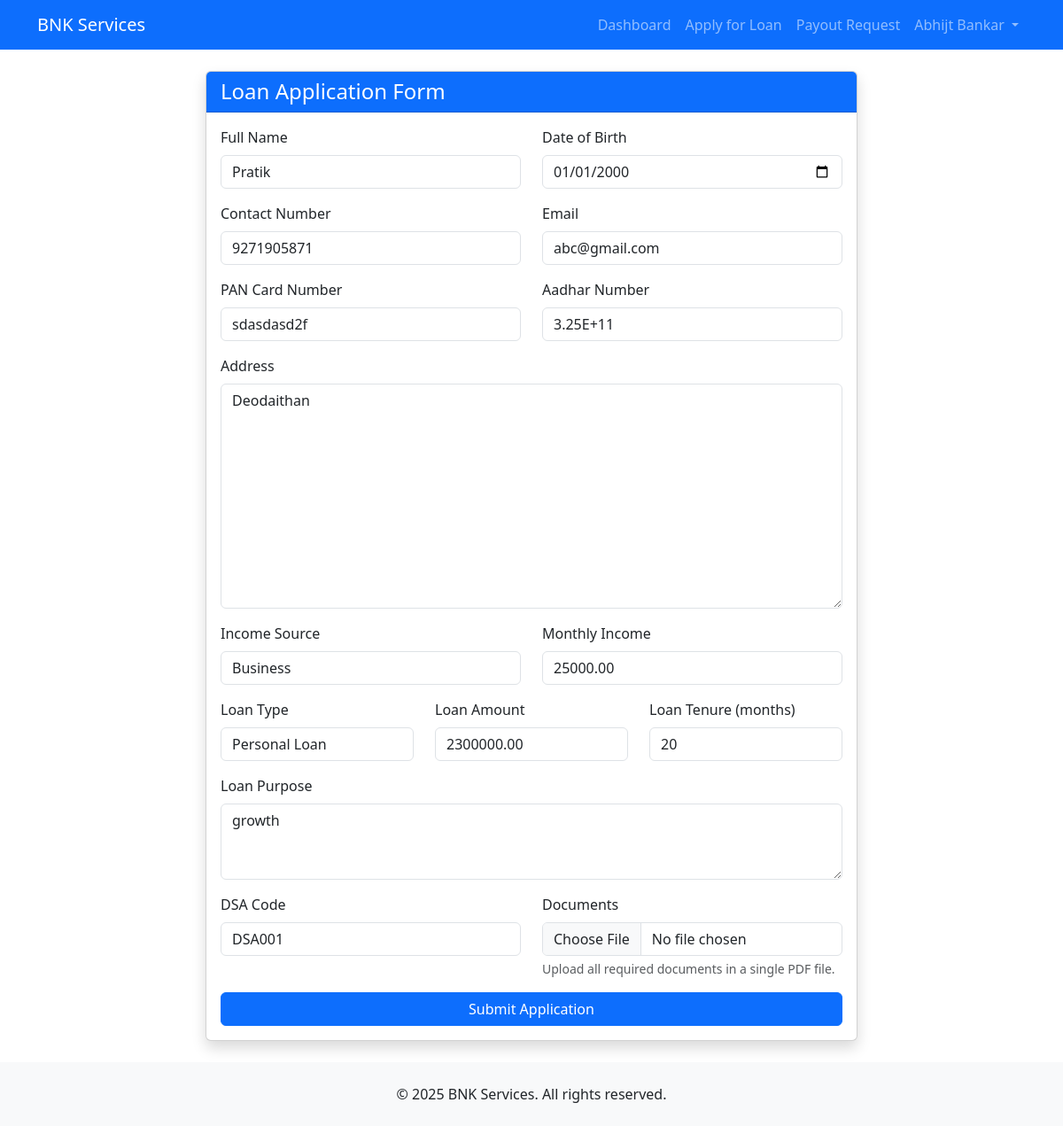
/loan-application/79c31756-b4a0-48fb-be19-95a9b567ded4/edit/ (signed in), run on an earlier commit of the app's database.
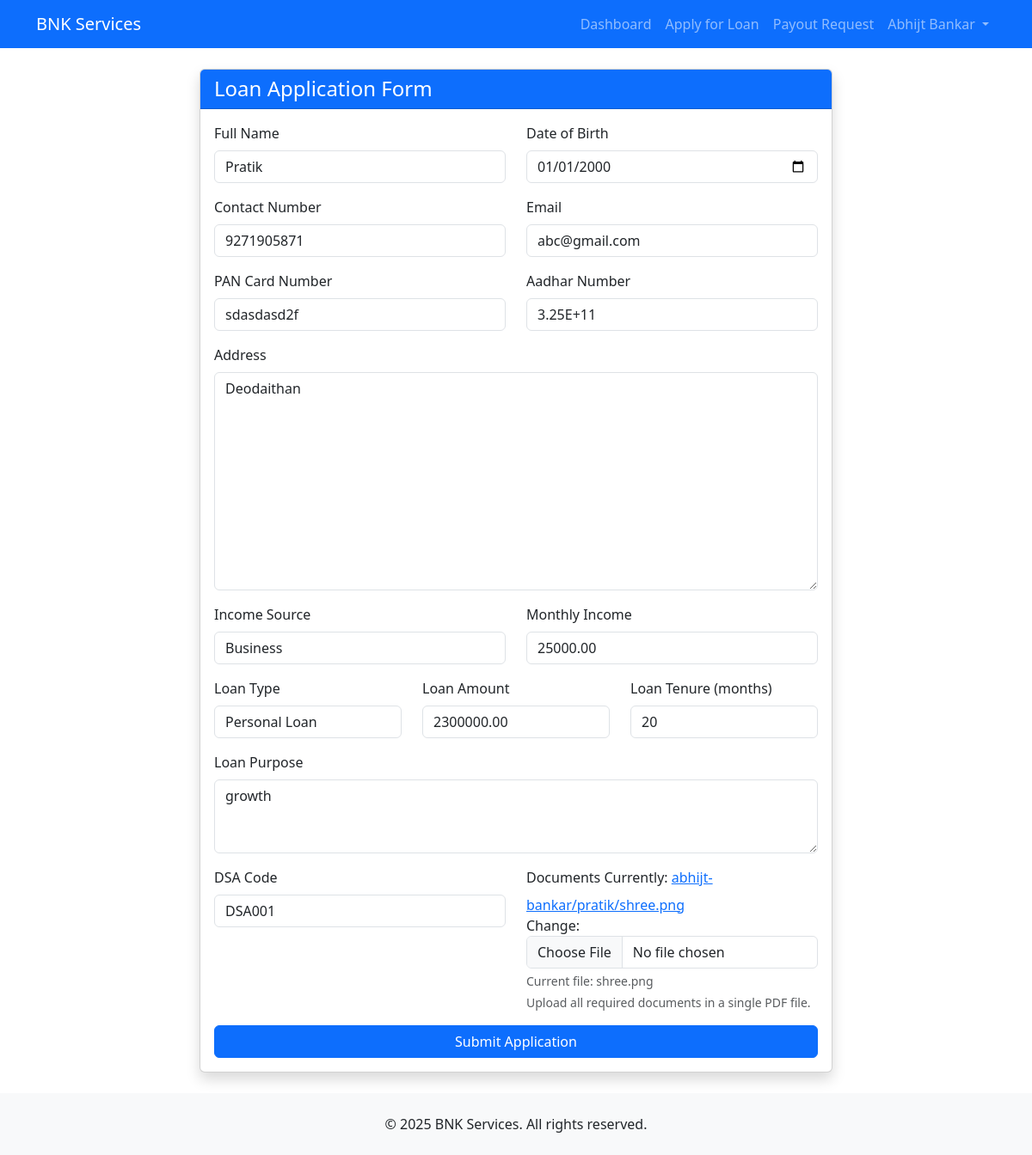
And on a later commit of the database.
### members/models.py (models this page shows, shortened)
class LoanApplication(models.Model):
    LOAN_STATUS_CHOICES = [
        ('pending', 'Pending'),
        ('approved', 'Approved'),
        ('rejected', 'Rejected'),
    ]
    LOAN_TYPE_CHOICES = [
        ('personal', 'Personal Loan'),
        ('business', 'Business Loan'),
        ('home', 'Home Loan'),
        ('vehicle', 'Vehicle Loan'),
        ('education', 'Education Loan'),
    ]
    id = models.UUIDField(primary_key=True, default=uuid.uuid4, editable=False)
    member = models.ForeignKey(User, on_delete=models.CASCADE)
    full_name = models.CharField(max_length=255)
    dob = models.DateField()
    contact_number = models.CharField(
        max_length=15,
        validators=[RegexValidator(
            regex=r'^\+?1?\d{9,15}$',
            message="Phone number must be entered in the format: '+999999999'. Up to 15 digits allowed."
        )]
    )
    email = models.EmailField()
    pan_card = models.CharField(max_length=10)
    aadhar_number = models.CharField(max_length=12)
    address = models.TextField()
    income_source = models.CharField(max_length=100)
    monthly_income = models.DecimalField(max_digits=12, decimal_places=2)
    loan_type = models.CharField(max_length=20, choices=LOAN_TYPE_CHOICES)
    loan_amount = models.DecimalField(max_digits=12, decimal_places=2)
    loan_tenure = models.IntegerField(help_text='Loan tenure in months')
    purpose = models.TextField()
    dsa_code = models.CharField(max_length=50)
    documents = models.FileField(storage=LoanDocumentStorage())
    status = models.CharField(max_length=20, choices=LOAN_STATUS_CHOICES, default='pending')
    created_at = models.DateTimeField(auto_now_add=True)
    updated_at = models.DateTimeField(auto_now=True)
    class Meta:
        verbose_name = 'Loan Application'
        verbose_name_plural = 'Loan Applications'
        ordering = ['-created_at']

### members/views.py (the view)
# urls.py: path('loan-application/<uuid:loan_id>/edit/', views.edit_loan_application, name='edit_loan'),
@login_required
def edit_loan_application(request, loan_id):
    loan = get_object_or_404(LoanApplication, id=loan_id, member=request.user)
    if loan.status not in ['pending', 'rejected']:
        messages.error(request, 'You cannot edit an approved loan application.')
        return redirect('view_loan', loan_id=loan_id)
    if request.method == 'POST':
        form = LoanApplicationForm(request.POST, request.FILES, instance=loan)
        if form.is_valid():
            form.save()
            messages.success(request, 'Loan application updated successfully!')
            return redirect('view_loan', loan_id=loan_id)
    else:
        form = LoanApplicationForm(instance=loan)
    return render(request, 'members/loan_application.html', {'form': form, 'is_edit': True})

### members/views.py
class LoanApplicationForm(forms.ModelForm):
    class Meta:
        model = LoanApplication
        exclude = ['member', 'status']
        widgets = {
            'dob': forms.DateInput(attrs={'type': 'date'}),
            'purpose': forms.Textarea(attrs={'rows': 3}),
        }

### members/templatetags/custom_filters.py (called while the page is built)
@register.filter
def filename(value):
    if value:
        return os.path.basename(str(value))
    return ""

### templates/members/loan_application.html (shortened to what this page needs)
{% extends 'base.html' %}
{% load widget_tweaks %}
{% load custom_filters %}
{% block content %}
<div class="row justify-content-center">
    <div class="col-lg-8">
        <div class="card shadow">
            <div class="card-header bg-primary text-white">
                <h4 class="mb-0">Loan Application Form</h4>
            </div>
            <div class="card-body">
                <form method="post" enctype="multipart/form-data" novalidate>
                    <div class="row">
                        <div class="col-md-6 mb-3">
                            <label for="{{ form.full_name.id_for_label }}" class="form-label">Full Name</label>
                            {% render_field form.full_name class="form-control" %}
                        </div>
                        <div class="col-md-6 mb-3">
                            <label for="{{ form.dob.id_for_label }}" class="form-label">Date of Birth</label>
                            {% render_field form.dob class="form-control" type="date" %}
                        </div>
                    </div>
                    <div class="row">
                        <div class="col-md-6 mb-3">
                            <label for="{{ form.contact_number.id_for_label }}" class="form-label">Contact Number</label>
                            {% render_field form.contact_number class="form-control" %}
                        </div>
                        <div class="col-md-6 mb-3">
                            <label for="{{ form.email.id_for_label }}" class="form-label">Email</label>
                            {% render_field form.email class="form-control" %}
                        </div>
                    </div>
                    <div class="row">
                        <div class="col-md-6 mb-3">
                            <label for="{{ form.pan_card.id_for_label }}" class="form-label">PAN Card Number</label>
                            {% render_field form.pan_card class="form-control" %}
                        </div>
                        <div class="col-md-6 mb-3">
                            <label for="{{ form.aadhar_number.id_for_label }}" class="form-label">Aadhar Number</label>
                            {% render_field form.aadhar_number class="form-control" %}
                        </div>
                    </div>
                    <div class="mb-3">
                        <label for="{{ form.address.id_for_label }}" class="form-label">Address</label>
                        {% render_field form.address class="form-control" %}
                    </div>
                    <div class="row">
                        <div class="col-md-6 mb-3">
                            <label for="{{ form.income_source.id_for_label }}" class="form-label">Income Source</label>
                            {% render_field form.income_source class="form-control" %}
                        </div>
                        <div class="col-md-6 mb-3">
                            <label for="{{ form.monthly_income.id_for_label }}" class="form-label">Monthly Income</label>
                            {% render_field form.monthly_income class="form-control" %}
                        </div>
                    </div>
                    <div class="row">
                        <div class="col-md-4 mb-3">
                            <label for="{{ form.loan_type.id_for_label }}" class="form-label">Loan Type</label>
                            {% render_field form.loan_type class="form-control" %}
                        </div>
                        <div class="col-md-4 mb-3">
                            <label for="{{ form.loan_amount.id_for_label }}" class="form-label">Loan Amount</label>
                            {% render_field form.loan_amount class="form-control" %}
                        </div>
                        <div class="col-md-4 mb-3">
                            <label for="{{ form.loan_tenure.id_for_label }}" class="form-label">Loan Tenure (months)</label>
                            {% render_field form.loan_tenure class="form-control" %}
                        </div>
                    </div>
                    <div class="mb-3">
                        <label for="{{ form.purpose.id_for_label }}" class="form-label">Loan Purpose</label>
                        {% render_field form.purpose class="form-control" %}
                    </div>
                    <div class="row">
                        <div class="col-md-6 mb-3">
                            <label for="{{ form.dsa_code.id_for_label }}" class="form-label">DSA Code</label>
                            {% render_field form.dsa_code class="form-control" %}
                        </div>
                        <div class="col-md-6 mb-3">
                            <label for="{{ form.documents.id_for_label }}" class="form-label">Documents</label>
                            {% render_field form.documents class="form-control" %}
                            {% if form.documents.value %}
                            <div class="form-text">Current file: {{ form.documents.value|filename }}</div>
                            {% endif %}
                            <div class="form-text">Upload all required documents in a single PDF file.</div>
                        </div>
                    </div>
                    <div class="d-grid gap-2">
                        <button type="submit" class="btn btn-primary">Submit Application</button>
                    </div>
                </form>
            </div>
        </div>
    </div>
</div>
{% endblock %}

### templates/base.html (shortened to what this page needs)
<!DOCTYPE html>
<html lang="en">
<head>
    <link href="https://cdn.jsdelivr.net/npm/bootstrap@5.3.2/dist/css/bootstrap.min.css" rel="stylesheet">
    <link rel="stylesheet" href="https://cdnjs.cloudflare.com/ajax/libs/font-awesome/6.5.1/css/all.min.css">
</head>
<body>
    <nav class="navbar navbar-expand-lg navbar-dark bg-primary">
        <div class="container">
            <a class="navbar-brand" href="{% url 'home' %}">BNK Services</a>
            <div class="collapse navbar-collapse" id="navbarNav">
                <ul class="navbar-nav ms-auto">
                        {% if user.is_authenticated %}
                        <li class="nav-item">
                            <a class="nav-link" href="{% url 'dashboard' %}">Dashboard</a>
                        </li>
                        <li class="nav-item">
                            <a class="nav-link" href="{% url 'loan_application' %}">Apply for Loan</a>
                        </li>
                        <li class="nav-item">
                            <a class="nav-link" href="{% url 'payout_request' %}">Payout Request</a>
                        </li>
                        <li class="nav-item dropdown">
                            <a class="nav-link dropdown-toggle" href="#" role="button" data-bs-toggle="dropdown">
                                {{ user.get_full_name|default:user.username }}
                            </a>
                        </li>
                    {% endif %}
                </ul>
            </div>
        </div>
    </nav>
    <main class="container py-4">
        {% block content %}{% endblock %}
    </main>
    <footer class="bg-light py-4 mt-auto">
        <div class="container text-center">
            <p class="mb-0">&copy; {% now "Y" %} BNK Services. All rights reserved.</p>
        </div>
    </footer>
</body>
</html>

What changed in the data, as far as the page shows it:
changed LoanApplication "Pratik": documents.value|filename (not shown) → "shree.png"
Also different on the page:
text now shown: "Currently: abhijt-bankar/pratik/shree.png Change: Current file:"
